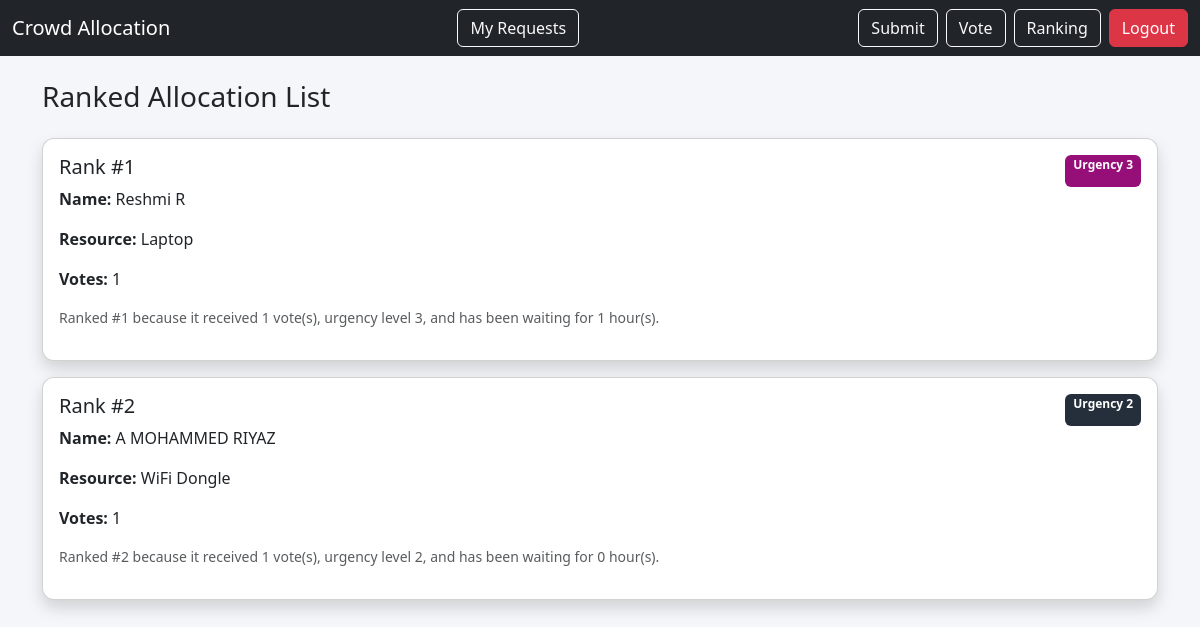
Page /ranking (signed in) on the committed database.
### app.py (models this page shows)
class ResourceRequest(db.Model):
    id = db.Column(db.Integer, primary_key=True)
    user_id = db.Column(db.Integer, db.ForeignKey("user.id"))
    name = db.Column(db.String(100), nullable=False)
    resource = db.Column(db.String(200), nullable=False)
    reason = db.Column(db.Text, nullable=False)
    urgency = db.Column(db.Integer, nullable=False)
    created_at = db.Column(db.DateTime, default=datetime.now)
    allocated = db.Column(db.Boolean, default=False)
    votes = db.relationship("Vote", backref="request", lazy=True)

### app.py (the view)
@app.route("/ranking")
def ranking():
    if "user_id" not in session:
        return redirect("/login")
    requests = ResourceRequest.query.filter_by(allocated=False).all()
    ranked = sorted(
        requests,
        key=lambda r: calculate_score(r),
        reverse=True
    )
    ranking_data = []
    for index, r in enumerate(ranked, start=1):
        waiting_hours = int(
            (datetime.now() - r.created_at).total_seconds() / 3600
        )
        ranking_data.append({
            "rank": index,
            "name": r.name,
            "resource": r.resource,
            "urgency": r.urgency,
            "votes": len(r.votes),
            "explanation": (
                f"Ranked #{index} because it received {len(r.votes)} vote(s), "
                f"urgency level {r.urgency}, "
                f"and has been waiting for {waiting_hours} hour(s)."
            )
        })
    return render_template("ranking.html", ranking=ranking_data)

### app.py (called while the page is built)
def calculate_score(req):
    votes = len(req.votes) * 10
    urgency = req.urgency * 2
    waiting_hours = min(
        (datetime.now() - req.created_at).total_seconds() / 3600,
        10
    )
    return votes + urgency + waiting_hours

### templates/ranking.html (shortened to what this page needs)
{% extends "base.html" %}
{% block content %}
<h3 class="mb-4">Ranked Allocation List</h3>
{% for r in ranking %}
<div class="card shadow p-3 mb-3">
    <div class="d-flex justify-content-between">
        <h5>Rank #{{ r.rank }}</h5>
        <span class="badge urgency-{{ r.urgency }}">
            Urgency {{ r.urgency }}
        </span>
    </div>
    <p><b>Name:</b> {{ r.name }}</p>
    <p><b>Resource:</b> {{ r.resource }}</p>
    <p><b>Votes:</b> {{ r.votes }}</p>
    <p class="text-muted small">
        {{ r.explanation }}
    </p>
</div>
{% endfor %}
{% endblock %}

### templates/base.html (style rules this page uses)
body { background-color: #f4f6f9; }
.card { border-radius: 12px; }
.urgency-2 { background: #252e3b; }
.urgency-3 { background: #960e77; }

### rows in the picture
ResourceRequest: rank "1", urgency "3", name "Reshmi R", resource "Laptop", votes "1", explanation "Ranked #1 because it received 1 vote(s), urgency level 3, and has been waiting for 1 hour(s)."
ResourceRequest: rank "2", urgency "2", name "A MOHAMMED RIYAZ", resource "WiFi Dongle", votes "1", explanation "Ranked #2 because it received 1 vote(s), urgency level 2, and has been waiting for 0 hour(s)."
